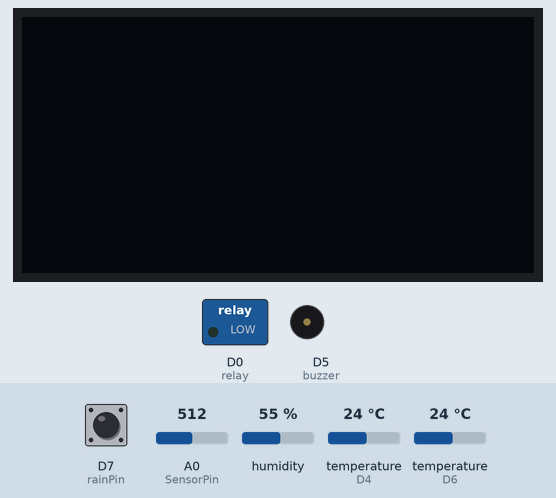
Bench run of a sketch on a simulated ESP8266 (NodeMCU). Shown: 128×64 one-colour display, switched loads named in the sketch (green lamp = pin HIGH), buzzer (waves = sounding, pin HIGH). The test bench sets the inputs (shaded band); at power-on: A0 (SensorPin) = 512, humidity 55 %, temperature (sensors on D6, D4) 24 °C, D7 (rainPin) HIGH. WiFi joins after 1.5 s; servers stay silent unless stated; what the sketch prints to the serial monitor is not drawn.

Above: at 3.1 s.
3.2 s: A0 (SensorPin) set to 489
At 12.8 s:
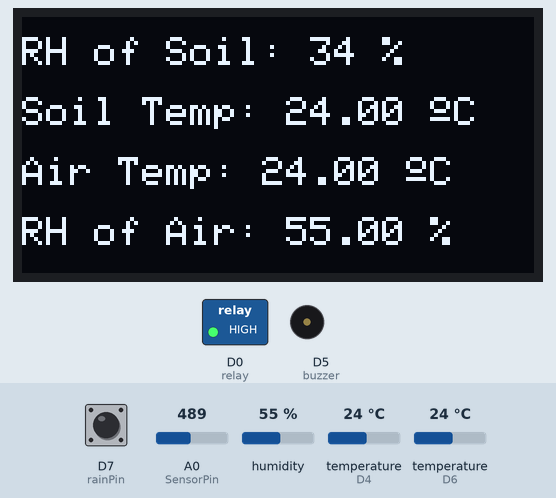
13.1 s: humidity set to 22 %
At 17.3 s:
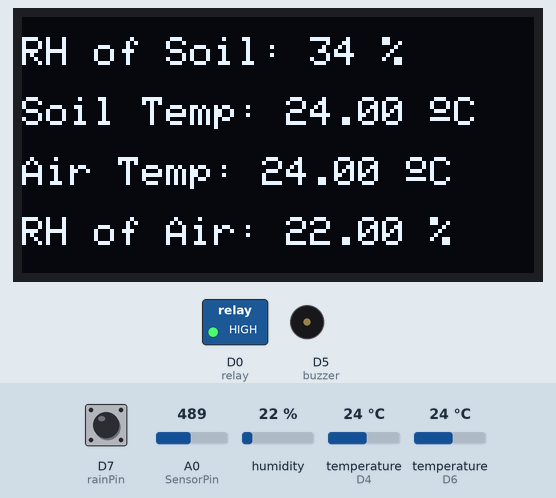
19.7 s: temperature (sensor on D6) set to 12 °C
At 22.8 s:
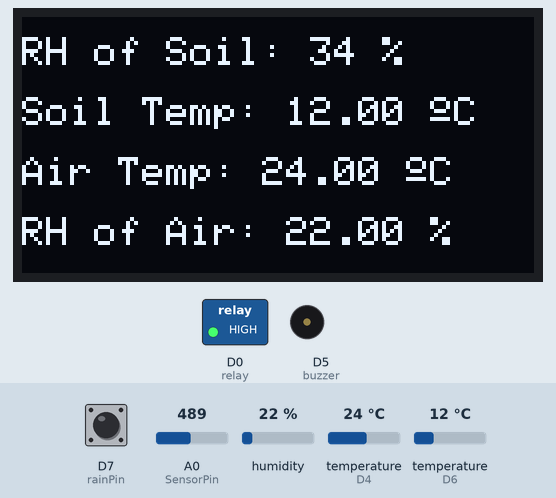
26.3 s: temperature (sensor on D4) set to 12 °C
At 34.0 s:
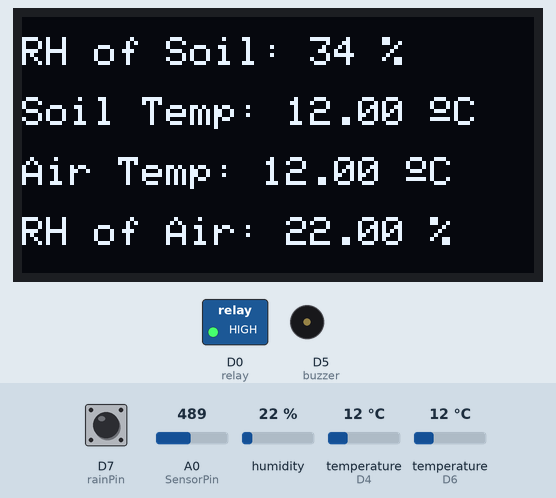
35.2 s: A0 (SensorPin) set to 716
At 40.8 s:
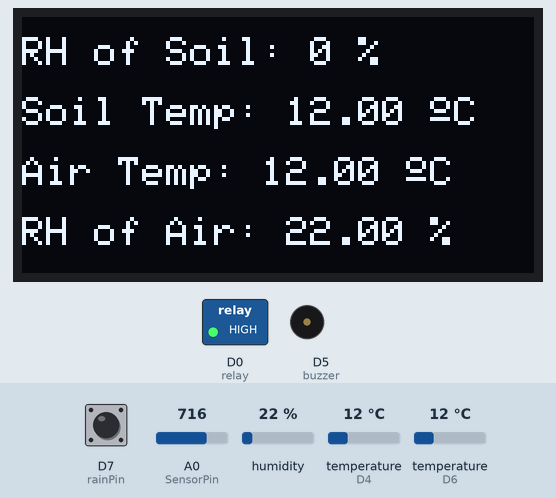
41.8 s: temperature (sensor on D6) set to 19 °C
Timing chart, 0 to 44.8 s (numbered marks = the images above; inputs shaded):
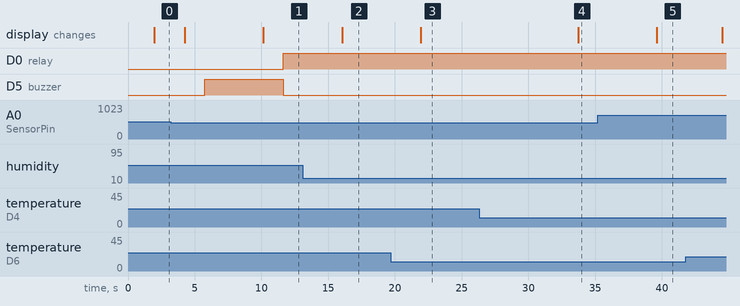

The sketch:

Code.ino
```cpp
// Blynk IOT Smart Agriculture Monitoring System

#define BLYNK_TEMPLATE_ID "TMPL2gXZnCN7N"
#define BLYNK_TEMPLATE_NAME "IoT Smart Agriculture"

#define BLYNK_PRINT Serial
#include <SPI.h>
#include <ESP8266WiFi.h>
#include <BlynkSimpleEsp8266.h>
#include <SPI.h>
#include <Wire.h>
#include <OneWire.h>
#include <DallasTemperature.h>
#include <Adafruit_Sensor.h>
#include <Adafruit_GFX.h>
#include <Adafruit_SSD1306.h>
#include <DHT.h>  // Including library for dht

char auth[] = "tFlsjHk5H3_3Eh7h5unsRrNPD4rnJFjx";       //Authentication code sent by Blynk
char ssid[] = "CIT-campus";                        //WiFi SSID
char pass[] = "citchennai";                //WiFi Password

#define SCREEN_WIDTH 128 // OLED display width, in pixels
#define SCREEN_HEIGHT 64 // OLED display height, in pixels
#define OLED_RESET -1 // Reset pin # (or -1 if sharing Arduino reset pin)
Adafruit_SSD1306 display(SCREEN_WIDTH, SCREEN_HEIGHT, &Wire, OLED_RESET);

#define DHTPIN D4          //pin where the dht11 is connected
DHT dht(DHTPIN, DHT22);
#define ONE_WIRE_BUS D6
OneWire oneWire(ONE_WIRE_BUS);
DallasTemperature sensors(&oneWire);

#define buzzer D5 //Buzzer Pin D5
#define rainPin D7
int rainState = 0;
int lastRainState = 0;
const int AirValue = 590;   //you need to replace this value with Value_1
const int WaterValue = 300;  //you need to replace this value with Value_2
const int SensorPin = A0;
int soilMoistureValue = 0;
int soilmoisturepercent = 0;
int relay = D0;


#define pirPin D3
int pirValue;
int pinValue;

//Read value from blynk
BLYNK_WRITE(V0)
{
  pinValue = param.asInt();
}


void setup()
{
  Serial.begin(115200);
  delay(100);
  Blynk.begin(auth, ssid, pass);
  display.begin(SSD1306_SWITCHCAPVCC, 0x3C); //initialize with the I2C addr 0x3C (128x64)
  display.clearDisplay();
  pinMode(relay, OUTPUT);
  pinMode(buzzer, OUTPUT);
  sensors.begin(); // Dallas temperature
  dht.begin();
}

void getPirValue(void)        //Get PIR Data
{
  pirValue = digitalRead(pirPin);
  if (pirValue)
  {
    Serial.println("Motion detected");
    Blynk.logEvent("Motion detected in your farm") ;
  }
}

void loop() {
  Blynk.run();
  float h = dht.readHumidity();
  float t = dht.readTemperature();
  sensors.requestTemperatures();
  float temp = sensors.getTempCByIndex(0);

  Serial.print("Soil Temperature: ");
  Serial.println(temp);
  Serial.print("Temperature: ");
  Serial.println(t);
  Serial.print("Humidity: ");
  Serial.println(h);

  Blynk.virtualWrite(V3, t);  //V3 is for Temperature
  Blynk.virtualWrite(V4, h);  //V4 is for Humidity
  Blynk.virtualWrite(V2, temp); //Dallas Temperature

  soilMoistureValue = analogRead(SensorPin);  //put Sensor insert into soil
  Serial.println(soilMoistureValue);

  soilmoisturepercent = map(soilMoistureValue, AirValue, WaterValue, 0, 100);

  Blynk.virtualWrite(V1, soilmoisturepercent); //Soil Moisture sensor

  if (soilmoisturepercent > 100)
  {
    Serial.println("100 %");
    delay(1500);
    display.clearDisplay();

    // display Soil temperature
    display.setTextColor(WHITE);
    display.setTextSize(1);
    display.setCursor(0, 5);
    display.print("RH of Soil: ");
    display.print("100");
    display.print(" %");

    // display Air temperature
    display.setCursor(0, 20);
    display.print("Soil Temp: ");
    display.print(temp);
    display.print(" ");
    display.cp437(true);
    display.write(167);
    display.print("C");

    // display relative humidity of Soil
    display.setCursor(0, 35);
    display.print("Air Temp: ");
    display.print(t);
    display.print(" ");
    display.cp437(true);
    display.write(167);
    display.print("C");

    // display relative humidity of Air
    display.setCursor(0, 50);
    display.print("RH of Air: ");
    display.print(h);
    display.print(" %");

    display.display();
    delay(1500);
  }
  else if (soilmoisturepercent < 0)
  {
    Serial.println("0 %");
    delay(1500);
    display.clearDisplay();

    // display Soil temperature
    display.setTextColor(WHITE);
    display.setTextSize(1);
    display.setCursor(0, 5);
    display.print("RH of Soil: ");
    display.print("0");
    display.print(" %");

    // display Air temperature
    display.setCursor(0, 20);
    display.print("Soil Temp: ");
    display.print(temp);
    display.print(" ");
    display.cp437(true);
    display.write(167);
    display.print("C");

    // display relative humidity of Soil
    display.setCursor(0, 35);
    display.print("Air Temp: ");
    display.print(t);
    display.print(" ");
    display.cp437(true);
    display.write(167);
    display.print("C");

    // display relative humidity of Air
    display.setCursor(0, 50);
    display.print("RH of Air: ");
    display.print(h);
    display.print(" %");

    display.display();
    delay(1500);
  }
  else if (soilmoisturepercent >= 0 && soilmoisturepercent <= 100)
  {
    Serial.print(soilmoisturepercent);
    Serial.println("%");
    delay(1500);
    display.clearDisplay();

    // display Soil temperature
    display.setTextColor(WHITE);
    display.setTextSize(1);
    display.setCursor(0, 5);
    display.print("RH of Soil: ");
    display.print(soilmoisturepercent);
    display.print(" %");

    // display Air temperature
    display.setCursor(0, 20);
    display.print("Soil Temp: ");
    display.print(temp);
    display.print(" ");
    display.cp437(true);
    display.write(167);
    display.print("C");

    // display relative humidity of Soil
    display.setCursor(0, 35);
    display.print("Air Temp: ");
    display.print(t);
    display.print(" ");
    display.cp437(true);
    display.write(167);
    display.print("C");

    // display relative humidity of Air
    display.setCursor(0, 50);
    display.print("RH of Air: ");
    display.print(h);
    display.print(" %");

    display.display();
    delay(1500);
  }
  if (soilmoisturepercent >= 0 && soilmoisturepercent <= 30)
  {
    Serial.println("needs water, send notification");
    //send notification
    Blynk.logEvent("Plants need water... Pump is activated") ;
    digitalWrite(relay, LOW);
    digitalWrite(buzzer, HIGH);
    Serial.println("Motor is ON");
    WidgetLED PumpLed(V5);
    PumpLed.on();
    delay(1000);
  }
  else if (soilmoisturepercent > 30 && soilmoisturepercent <= 100)
  {
    Serial.println("Soil Moisture level looks good...");
    digitalWrite(relay, HIGH);
    digitalWrite(buzzer, LOW);
    Serial.println("Motor is OFF");
    WidgetLED PumpLed(V5);
    PumpLed.off();
    delay(1000);
  }

  rainState = digitalRead(rainPin);
  Serial.println(rainState);

  if (rainState == 0 && lastRainState == 0) {
    Serial.println("It's Raining outside!");
    Blynk.logEvent("It's Raining outside!") ;
    lastRainState = 1;
    delay(1000);
    //send notification

  }
  else if (rainState == 0 && lastRainState == 1) {
    delay(1000);
  }
  else {
    Serial.println("No Rains...");
    lastRainState = 0;
    delay(1000);
  }

  if (pinValue == HIGH)
  {
    getPirValue();
  }
  delay(100);
}
```

Measured:
- the behaviour switches between 499 and 498 on A0 (SensorPin) (found by bisection; images 0 and 1)
- after the input at 3.2 s, D0 (relay): LOW → HIGH after 8.4 s; the display: first differs from a run without the input after 6.9 s (image 1)
- after the input at 13.1 s, the display: changes after 2.9 s (image 2)
- after the input at 19.7 s, the display: changes after 2.2 s (image 3)
- after the input at 26.3 s, the display: changes after 7.4 s (image 4)
- after the input at 35.2 s, the display: changes after 4.4 s (image 5)
